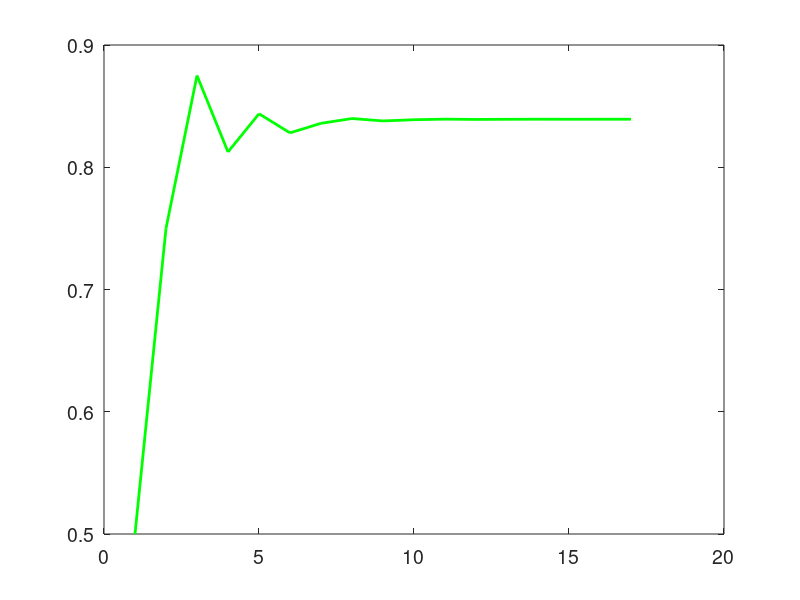
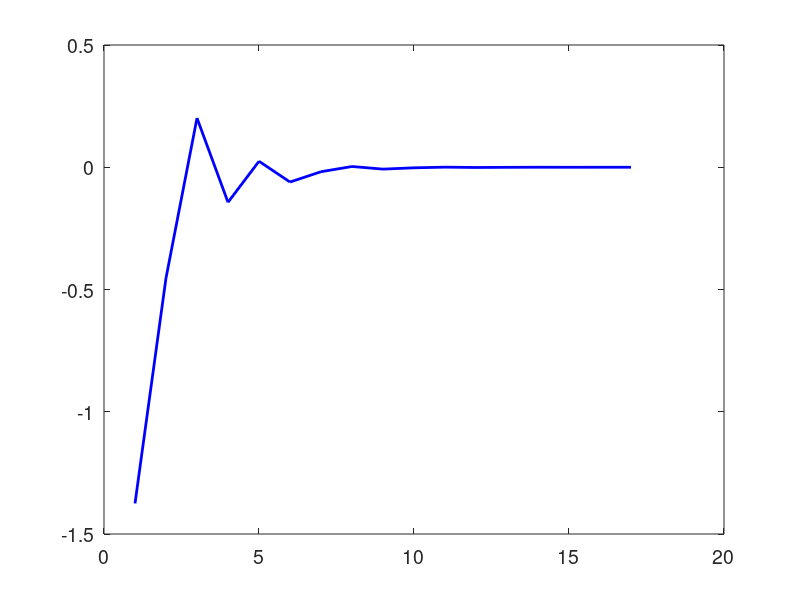
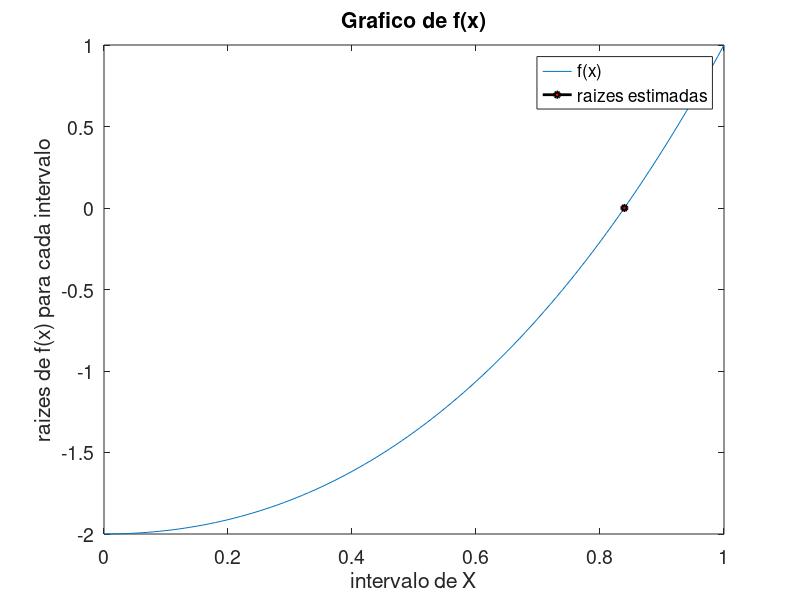

The MATLAB source for these figures, in order:
function lista1_ex_1 ()

 xri = inf;
 maxItr = 1000;
 tol = 1e-5;
 xli = 0.0;
 xls = 1.0;

 [raizEstimada,todosXR,todosY] = metodoBissecao(xri,xli,xls,maxItr,tol);

 plotaGraficoAnimado(todosXR,todosY,xli,xls);
 plotaGraficoX(todosXR);
 plotaGraficoY(todosY);

endfunction

function y = f(x)

  y = x.^3 + 2 .*x.^2 -2 ;

endfunction

function [raizEstimada,todosXR,todosY] = metodoBissecao(xri,xli,xls,maxItr,tol)

  todosXR = zeros(1,maxItr);
  todosY = zeros(1,maxItr);
  for i = 1:maxItr

   raizEstimada = (xli+xls)/2;
   todosXR(i) = raizEstimada;
   todosY(i) = f(raizEstimada);
   printf("Raiz Estimada: %.6f\n",raizEstimada);

   if f(xli)*f(raizEstimada) < 0 %primeira metade
     xls = raizEstimada;

   elseif f(xli)*f(raizEstimada) > 0 %segunda metade
     xli = raizEstimada;
   endif

   if abs(xri-raizEstimada) <= tol
     break
   endif

   xri = raizEstimada;

 endfor
    todosXR = todosXR(1:i);
    todosY = todosY(1:i);
    printf("A raiz estimada é %.4f",raizEstimada);
endfunction

function plotaGraficoAnimado(todosXR,todosY,xli,xls)

  intervaloX = xli:0.01:xls;
  figure(3);
  for i = 1:length(todosXR)
     clf;
     g1 = plot(intervaloX,f(intervaloX));
     set(gca,'fontsize',14);
     title("Grafico de f(x)");
     xlabel("intervalo de X");
     ylabel("raizes de f(x) para cada intervalo");
     hold on;
     g2 = plot(todosXR(i),todosY(i),'linewidth',2,'color',[0 0 0], 'marker','o','markersize',4,'markerfacecolor',[1 0 0]);
     set(gca,'fontsize',14);
     legend([g1,g2],'f(x)','raizes estimadas');
     pause(0.4);
  endfor

endfunction

function plotaGraficoX(todosXR)

  figure(1);
  plot(todosXR,'linewidth',2,'color',[0 1 0]);
  set(gca,'fontsize',14);
  %legendar...

endfunction

function plotaGraficoY(todosY)

  figure(2);
  plot(todosY,'linewidth',2,'color',[0 0 1]);
  set(gca,'fontsize',14);
  %legendar...

endfunction


